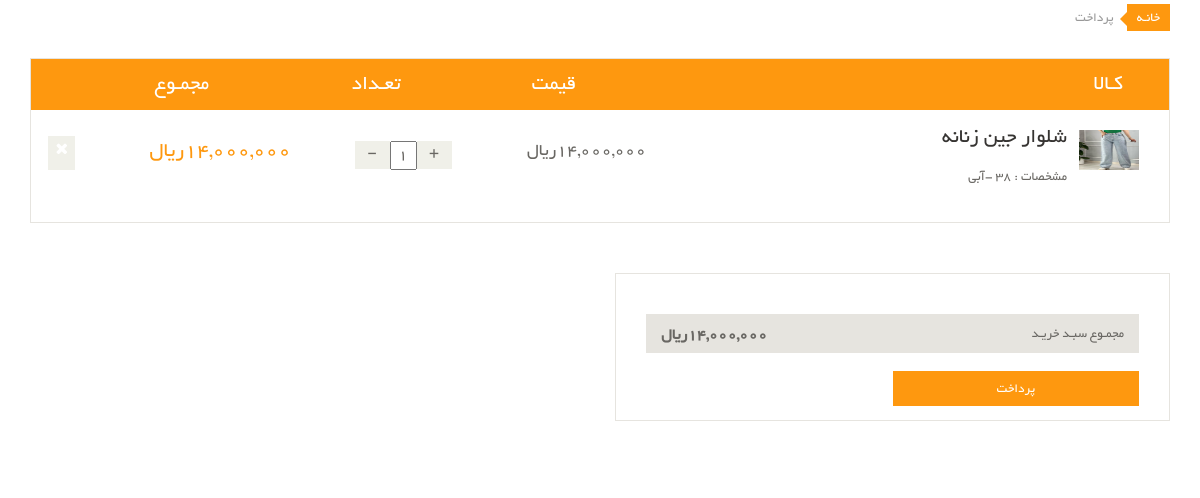
Page /user/user-basket (signed in) on the committed database.
### order_module/models.py (models this page shows, shortened)
class OrderDetail(models.Model):
    order = models.ForeignKey(Order, on_delete=models.CASCADE, verbose_name='سبد خرید')
    variant = models.ForeignKey(ProductVariant, on_delete=models.CASCADE, verbose_name='محصول')
    final_price = models.IntegerField(null=True, blank=True, verbose_name='قیمت نهایی')
    count = models.IntegerField(verbose_name='تعداد')
    class Meta:
        verbose_name = 'جزئیات سبد خرید'
        verbose_name_plural = 'لیست جزئیات سبدهای خرید'

### product_module/models.py (models this page shows, shortened)
class ProductVariant(models.Model):
    product = models.ForeignKey(Products, on_delete=models.CASCADE, verbose_name="محصول" ,related_name='variants')
    size= models.ForeignKey(Size, on_delete=models.CASCADE)
    color= models.ForeignKey(Color, on_delete=models.CASCADE)
    stock= models.PositiveIntegerField(default=0, verbose_name='موجودی')
    price = models.IntegerField(null=True, blank=True ,verbose_name='قیمت')
    image = models.ImageField(upload_to='images/product-variant', null=True, blank=True, verbose_name='تصویر')
    def get_price(self) -> int:
        if self.price is not None:
            return self.price
        else:
            return self.product.price
    def __str__(self):
        return f'{self.size.name} -{self.color.name} '
    class Meta:
        unique_together = ('product', 'size', 'color')
        verbose_name = 'نوع محصول'
        verbose_name_plural = 'انوع محصول'

class Products(models.Model):
    title = models.CharField(max_length=300, verbose_name='نام محصول')
    price = models.IntegerField(verbose_name='قیمت')
    category = models.ManyToManyField(Category, verbose_name='دسته بندی', related_name='product_category', )
    brand = models.ForeignKey(Brand, on_delete=models.CASCADE, null=True, blank=True, related_name='product_brand', verbose_name='برند')
    image = models.ImageField(upload_to='images/products', null=True, blank=True, verbose_name='تصویر')
    short_description = models.CharField(max_length=500, db_index=True, null=True, blank=True, verbose_name='توضیحات کوتاه')
    description = models.TextField(db_index=True, null=True, blank=True, verbose_name='توضیحات اصلی')
    slug = models.SlugField(db_index=True, null=True, blank=True, unique=True, max_length=200, verbose_name='اسلاگ')
    is_active = models.BooleanField(default=True, verbose_name='فعال/غیرفعال')
    is_deleted = models.BooleanField(default=False, verbose_name='حذف شده/نشده')
    class Meta:
        verbose_name = 'محصول'
        verbose_name_plural = 'محصولات'

class Size(models.Model):
    name = models.CharField(max_length=70, null=True, blank=True, verbose_name='سایز/حجم')
    class Meta:
        verbose_name = 'سایز'
        verbose_name_plural = 'سایز ها'

class Color(models.Model):
    name= models.CharField(max_length=70, null=True, blank=True ,verbose_name='رنگ')
    class Meta:
        verbose_name = 'رنگ'
        verbose_name_plural = ' رنگ ها'

### profile_module/views.py (the view)
# urls.py: path('user-basket', views.user_basket, name="user_basket_page"),
@login_required
def user_basket(request: HttpRequest):
    current_order = Order.objects.prefetch_related('orderdetail_set').get_or_create(is_paid=False,                                                                           user_id=request.user.id)[0]
    total_amount = current_order.calculate_total_price()
    context = {
        'order': current_order,
        'sum': total_amount
    }
    return render(request, 'profile_module/user_basket.html', context)

### order_module/models.py (called while the page is built)
    def calculate_total_price(self):
        total_amount = 0
        if self.is_paid:
            for order_detail in self.orderdetail_set.all():
                total_amount += order_detail.final_price * order_detail.count
        else:
            for order_detail in self.orderdetail_set.all():
                total_amount += order_detail.variant.get_price() * order_detail.count
        return total_amount

### polls/templatetags/poll_extras.py (called while the page is built)
@register.filter
def three_digit_currency(value:int):
    return '{:,}'.format(value) + 'ریال'

@register.simple_tag
def multiply(quantity, price, *args, **kwargs):
    return three_digit_currency(quantity * price)

### sitsetting_module/context_data.py (called while the page is built)
def site_setting(request):
    sit_setting:Sitsetting = Sitsetting.objects.filter(is_active=True).first()
    context = {
        "site_setting": sit_setting
    }
    return context

### profile_module/templates/profile_module/user_basket.html (shortened to what this page needs)
{% extends 'shared/layout.html' %}
{% load static %}
{% load poll_extras %}
{% block content %}
    <div id="order-detail-content">
        {% include 'profile_module/user_basket_content.html' %}
    </div>
{% endblock %}

### profile_module/templates/profile_module/user_basket_content.html (shortened to what this page needs)
{% load poll_extras %}
{% if order.orderdetail_set.all %}
    <section id="cart_items">
        <div class="container">
            <div class="breadcrumbs">
                <ol class="breadcrumb">
                    <li><a href="#">خانـه</a></li>
                    <li class="active">پرداخت</li>
                </ol>
            </div>
            <div class="table-responsive cart_info">
                <table class="table table-condensed">
                    <thead>
                    <tr class="cart_menu">
                        <td class="image">کـالا</td>
                        <td class="description"></td>
                        <td class="price">قیمت</td>
                        <td class="quantity">تعـداد</td>
                        <td class="total">مجمـوع</td>
                        <td></td>
                    </tr>
                    </thead>
                    <tbody>
                    {% for detail in order.orderdetail_set.all %}
                        <tr>
                            <td class="cart_product">
                                {% if detail.variant.product.image %}
                                    <a href=""><img src="{{ detail.variant.product.image.url }}" width="60" height="40" alt=""></a>
                                {% endif %}
                            </td>
                            <td class="cart_description">
                                <h4><a href="" class="one-line-text">{{ detail.variant.product.title }}</a></h4>
                                <br>
                                <p>مشخصات : {{ detail.variant }}</p>
                            </td>
                            <td class="cart_price">
                                <p>{{ detail.variant.get_price|three_digit_currency }}</p>
                            </td>
                            <td class="cart_quantity">
                                <div class="cart_quantity_button cursor-pointer">
                                    <a class="cart_quantity_up"
                                       onclick="changeOrderDetailCount({{ detail.id }}, 'increase')"> + </a>
                                    <input class="cart_quantity_input" type="text" name="quantity"
                                           value="{{ detail.count }}"
                                           autocomplete="off" size="2">
                                    <a class="cart_quantity_down"
                                       onclick="changeOrderDetailCount({{ detail.id }}, 'decrease')"> - </a>
                                </div>
                            </td>
                            <td class="cart_total">
                                <p class="cart_total_price"> {% multiply detail.count detail.variant.get_price %} </p>
                            </td>
                            <td class="cart_delete">
                                <a class="cart_quantity_delete" onclick="removeOrderDetail({{ detail.id }})"><i
                                        class="fa fa-times"></i></a>
                            </td>
                        </tr>
                    {% endfor %}
                    </tbody>
                </table>
            </div>
        </div>
    </section>
    <section id="do_action">
        <div class="container">
            <div class="row">
                <div class="col-sm-6">
                    <div class="total_area">
                        <ul>
                            <li>مجمـوع سبـد خریـد <span>{{ sum | three_digit_currency }}</span></li>
                        </ul>
                        <a class="btn btn-default check_out" href="{% url 'request_payment' %}">پرداخت</a>
                    </div>
                </div>
            </div>
        </div>
    </section>
{% endif %}

### static/css/main.css (style rules this page uses)
body { font-family: 'BYekan'; font-size: 10pt; position: relative; font-weight: normal; direction: rtl; }
ul li { list-style: none; }
a { -webkit-transition: 300ms; -moz-transition: 300ms; -o-transition: 300ms; transition: 300ms; }
h1, h2, h3, h4, h5, h6 { font-family: 'BYekan', sans-serif; }
#do_action { margin-bottom: 50px; }
.breadcrumbs { position: relative; }
.breadcrumbs .breadcrumb { background:transparent; margin-bottom: 50px; padding-right: 0; }
.breadcrumbs .breadcrumb li a { background:#FE980F; color: #FFFFFF; padding: 3px 10px; }
.breadcrumbs .breadcrumb li a:after { content:""; height:auto; width: auto; border-width: 8px; border-style: solid; border-color: transparent #FE980F transparent transparent; position: absolute; top: 11px; right: 42px; }
.breadcrumbs .breadcrumb > li + li:before { content: " "; }
#cart_items .cart_info { border: 1px solid #E6E4DF; margin-bottom: 50px }
#cart_items .cart_info .cart_menu { background: #FE980F; color: #fff; font-size: 16pt; font-family: 'BYekan', sans-serif; font-weight: normal; text-align: center; }
#cart_items .cart_info .table.table-condensed thead tr { height: 51px; }
#cart_items .cart_info .table.table-condensed tr { border-bottom: 1px solid#F7F7F0 }
#cart_items .cart_info .table.table-condensed tr:last-child { border-bottom: 0 }
.cart_info table tr td { border-top: 0 none; vertical-align: inherit; }
#cart_items .cart_info .image { padding-right: 30px; }
#cart_items .cart_info .cart_description h4 { margin-bottom: 0 }
#cart_items .cart_info .cart_description h4 a { color: #363432; font-family: 'BYekan',sans-serif; font-size: 16pt; font-weight: normal; }
#cart_items .cart_info .cart_description p { color:#696763 }
#cart_items .cart_info .cart_price p { color:#696763; font-size: 18px }
#cart_items .cart_info .cart_total_price { color: #FE980F; font-size: 16pt; }
.cart_product { display: block; margin: 15px 25px 10px -50px; }
.cart_quantity_button a { background:#F0F0E9; color: #696763; display: inline-block; font-size: 16px; height: 28px; overflow: hidden; text-align: center; width: 35px; float: right; }
.cart_quantity_input { color: #696763; float: right; font-size: 16px; text-align: center; font-family: 'BYekan',sans-serif; }
.cart_delete { display: block; margin-right: -12px; overflow: hidden; }
.cart_delete a { background:#F0F0E9; color: #FFFFFF; padding: 5px 7px; font-size: 16px }
#do_action .col-sm-6 { float: right !important; }
#do_action .total_area { padding-bottom: 14px !important; }
#do_action .total_area span { font-weight: bold; font-size: 12pt; }
#do_action .total_area, #do_action .chose_area { border: 1px solid #E6E4DF; color: #696763; padding: 30px; margin-bottom: 50px; }
.total_area span { float: left; }
.total_area ul { padding-right: 0px; }
.total_area ul li { background:#E6E4DF; color: #696763; margin-top: 10px; padding: 10px 15px; }
.update, .check_out { background: #FE980F; border-radius: 0; color: #FFFFFF; margin-top: 8px; border: none; padding: 8px 15px; font-size: 10pt; }
.total_area .btn { width: 50% }
.one-line-text { text-align: right; text-overflow: ellipsis; overflow: hidden; width: 270px; display: -webkit-box; -webkit-line-clamp: 1; -webkit-box-orient: vertical; }

### static/css/custom.css (style rules this page uses)
.cursor-pointer { cursor: pointer; }
ul { padding-right: 0; }

### rows in the picture
OrderDetail: variant.product.image (picture), variant.product "شلوار جین زنانه", variant "38 -آبی", variant.get_price|three_digit_currency "14,000,000ریال", quantity "1", count+variant "14,000,000ریال"

### other values in the picture
{{ sum | three_digit_currency }} "14,000,000ریال"
